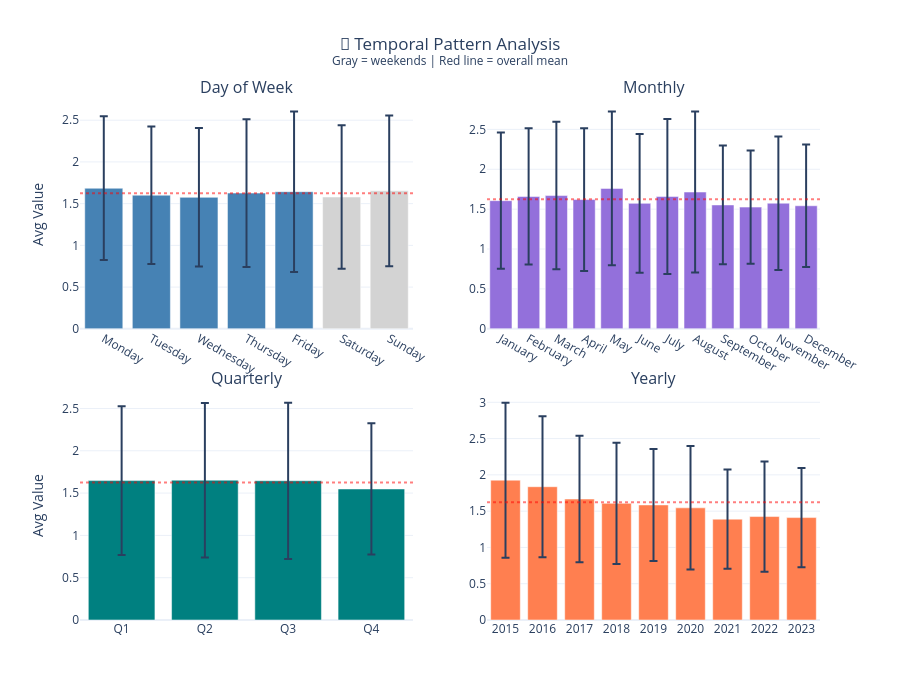

Here is the notebook cell this chart was saved with:
### Markdown cell above
## 1c.6 Seasonality Detection

**📖 Understanding Seasonality:**
- **Weekly** (period=7): Higher activity on certain days
- **Monthly** (period~30): End-of-month patterns, billing cycles
- **Quarterly** (period~90): Business cycles, seasonal products

**📊 Interpreting Strength (Autocorrelation):**

Strength measures how well values at a given lag correlate with current values.

| Strength | Interpretation | Random Data Baseline |
|----------|----------------|---------------------|
| 0.0 | No pattern (random noise) | ≈ 0.0 |
| 0.1–0.3 | Weak pattern | Barely above random |
| 0.3–0.5 | Moderate pattern | 3–5× lift over random |
| 0.5–0.7 | Strong pattern | Clear repeating cycle |
| > 0.7 | Very strong pattern | Near-deterministic cycle |

*Lift interpretation: A strength of 0.4 means the pattern explains ~40% of variance at that lag, vs ~0% for random data.*

**🎯 Window-Aligned Pattern Detection:**

We check two types of patterns:
- **Natural periods** (7, 14, 21, 30 days): Calendar-driven cycles
- **Aggregation windows** (from findings): Patterns at your selected feature windows (e.g., 180d, 365d)

If a pattern aligns with your aggregation window, features computed over that window may capture the full cycle — consider this when interpreting aggregated features.

**Impact on ML:**
- Add day-of-week, month features for detected periods
- Consider seasonal decomposition for strong patterns
- Use cyclical encodings (sin/cos) for neural networks

### Code cell
# Seasonality Analysis - Temporal Pattern Grid + Autocorrelation

# Prepare temporal columns
daily_data["day_of_week"] = daily_data[TIME_COLUMN].dt.day_name()
daily_data["month"] = daily_data[TIME_COLUMN].dt.month_name()
daily_data["quarter"] = "Q" + daily_data[TIME_COLUMN].dt.quarter.astype(str)
daily_data["year"] = daily_data[TIME_COLUMN].dt.year.astype(str)

dow_order = ["Monday", "Tuesday", "Wednesday", "Thursday", "Friday", "Saturday", "Sunday"]
month_order = ["January", "February", "March", "April", "May", "June", "July", "August", "September", "October", "November", "December"]
daily_data["day_of_week"] = native_pd.Categorical(daily_data["day_of_week"], categories=[d for d in dow_order if d in daily_data["day_of_week"].to_numpy()], ordered=True)
daily_data["month"] = native_pd.Categorical(daily_data["month"], categories=[m for m in month_order if m in daily_data["month"].to_numpy()], ordered=True)
daily_data["quarter"] = native_pd.Categorical(daily_data["quarter"], categories=[q for q in ["Q1","Q2","Q3","Q4"] if q in daily_data["quarter"].to_numpy()], ordered=True)

# Compute statistics
dow_stats_mean = daily_data.groupby("day_of_week", observed=True)[analysis_col].mean().reset_index().rename(columns={analysis_col: "mean"})
dow_stats_std = daily_data.groupby("day_of_week", observed=True)[analysis_col].std().reset_index().rename(columns={analysis_col: "std"})
dow_stats = dow_stats_mean.merge(dow_stats_std, on="day_of_week")
monthly_stats_mean = daily_data.groupby("month", observed=True)[analysis_col].mean().reset_index().rename(columns={analysis_col: "mean"})
monthly_stats_std = daily_data.groupby("month", observed=True)[analysis_col].std().reset_index().rename(columns={analysis_col: "std"})
monthly_stats = monthly_stats_mean.merge(monthly_stats_std, on="month")
quarterly_stats_mean = daily_data.groupby("quarter", observed=True)[analysis_col].mean().reset_index().rename(columns={analysis_col: "mean"})
quarterly_stats_std = daily_data.groupby("quarter", observed=True)[analysis_col].std().reset_index().rename(columns={analysis_col: "std"})
quarterly_stats = quarterly_stats_mean.merge(quarterly_stats_std, on="quarter")
yearly_stats_mean = daily_data.groupby("year", observed=True)[analysis_col].mean().reset_index().rename(columns={analysis_col: "mean"})
yearly_stats_std = daily_data.groupby("year", observed=True)[analysis_col].std().reset_index().rename(columns={analysis_col: "std"})
yearly_stats = yearly_stats_mean.merge(yearly_stats_std, on="year")
overall_mean = daily_data[analysis_col].mean()

# Get aggregation window lags for seasonality detection
window_lags = []
if findings.time_series_metadata and findings.time_series_metadata.suggested_aggregations:
    for w in findings.time_series_metadata.suggested_aggregations:
        if w != "all_time":
            days = int(w.replace("d", "").replace("h", "")) if "d" in w else int(w.replace("h", "")) // 24
            if days > 30:
                window_lags.append(days)

# Run seasonality detection
seasonality_results = analyzer.detect_seasonality(daily_data, value_column=analysis_col, additional_lags=window_lags)

# Create 2x2 visualization grid
fig = make_subplots(rows=2, cols=2, subplot_titles=["Day of Week", "Monthly", "Quarterly", "Yearly"],
                    horizontal_spacing=0.1, vertical_spacing=0.12)

colors_dow = ["lightgray" if d in ["Saturday", "Sunday"] else "steelblue" for d in dow_stats["day_of_week"]]
fig.add_trace(go.Bar(x=dow_stats["day_of_week"], y=dow_stats["mean"], error_y=dict(type="data", array=dow_stats["std"]),
                     marker_color=colors_dow, showlegend=False), row=1, col=1)
fig.add_trace(go.Bar(x=monthly_stats["month"], y=monthly_stats["mean"], error_y=dict(type="data", array=monthly_stats["std"]),
                     marker_color="mediumpurple", showlegend=False), row=1, col=2)
fig.add_trace(go.Bar(x=quarterly_stats["quarter"], y=quarterly_stats["mean"], error_y=dict(type="data", array=quarterly_stats["std"]),
                     marker_color="teal", showlegend=False), row=2, col=1)
fig.add_trace(go.Bar(x=yearly_stats["year"], y=yearly_stats["mean"], error_y=dict(type="data", array=yearly_stats["std"]),
                     marker_color="coral", showlegend=False), row=2, col=2)

for row, col in [(1, 1), (1, 2), (2, 1), (2, 2)]:
    fig.add_hline(y=overall_mean, line_dash="dot", line_color="red", opacity=0.5, row=row, col=col)

fig.update_layout(title={"text": "📅 Temporal Pattern Analysis<br><sup>Gray = weekends | Red line = overall mean</sup>",
                         "x": 0.5, "xanchor": "center"}, template="plotly_white", height=700)
fig.update_yaxes(title_text="Avg Value", row=1, col=1)
fig.update_yaxes(title_text="Avg Value", row=2, col=1)
display_figure(fig)

# Combined Pattern Analysis
print("📊 SEASONALITY & TEMPORAL PATTERN ANALYSIS")
print("="*60)

# Variation analysis
def calc_var(stats): return (stats["mean"].max() - stats["mean"].min()) / overall_mean * 100 if len(stats) > 1 else 0
variations = {"day_of_week": calc_var(dow_stats), "month": calc_var(monthly_stats),
              "quarter": calc_var(quarterly_stats), "year": calc_var(yearly_stats)}

print("\n📈 Pattern Variation (% from mean):")
print(f"   Day of Week: {variations['day_of_week']:.1f}%")
print(f"   Monthly:     {variations['month']:.1f}%")
print(f"   Quarterly:   {variations['quarter']:.1f}%")
print(f"   Yearly:      {variations['year']:.1f}%")

# Autocorrelation seasonality
print("\n🔁 Autocorrelation Seasonality (threshold > 0.3):")
if seasonality_results:
    for sr in seasonality_results:
        strength = "Strong" if sr.strength > 0.5 else "Moderate"
        aligned = " [aggregation window]" if sr.period in window_lags else ""
        print(f"   • {sr.period_name or f'{sr.period}d'}: {sr.strength:.3f} ({strength}){aligned}")
else:
    print("   No significant autocorrelation patterns detected")

# Generate recommendations
SEASONALITY_RECOMMENDATIONS = []
for pattern, var_pct in variations.items():
    priority = "high" if var_pct > 20 else "medium" if var_pct > 10 else "low"

    if pattern == "day_of_week" and var_pct > 10:
        SEASONALITY_RECOMMENDATIONS.append({"pattern": pattern, "variation": var_pct, "priority": priority,
            "features": ["dow_sin", "dow_cos", "is_weekend"], "reason": f"{var_pct:.1f}% variation - add cyclical encoding"})
    elif pattern == "month" and var_pct > 10:
        SEASONALITY_RECOMMENDATIONS.append({"pattern": pattern, "variation": var_pct, "priority": priority,
            "features": ["month_sin", "month_cos"], "reason": f"{var_pct:.1f}% variation - add cyclical encoding"})
    elif pattern == "quarter" and var_pct > 10:
        SEASONALITY_RECOMMENDATIONS.append({"pattern": pattern, "variation": var_pct, "priority": priority,
            "features": ["quarter_sin", "quarter_cos"], "reason": f"{var_pct:.1f}% variation - add cyclical encoding"})
    elif pattern == "year" and var_pct > 20:
        trend_explains = 'trend_result' in dir() and trend_result.strength > 0.3 and trend_result.has_direction
        if trend_explains:
            SEASONALITY_RECOMMENDATIONS.append({"pattern": pattern, "variation": var_pct, "priority": priority,
                "features": ["year_trend"], "reason": f"{var_pct:.1f}% variation aligned with trend"})
        else:
            SEASONALITY_RECOMMENDATIONS.append({"pattern": pattern, "variation": var_pct, "priority": priority,
                "features": ["year_categorical"], "reason": f"{var_pct:.1f}% variation but NO linear trend - use categorical",
                "warning": "Stepwise changes or non-linear cycles suspected"})

# For autocorrelation-detected patterns
for sr in seasonality_results:
    if sr.period in [7, 14, 21, 30] and sr.strength > 0.3:
        SEASONALITY_RECOMMENDATIONS.append({"pattern": f"{sr.period}d_cycle", "variation": sr.strength * 100,
            "priority": "medium", "features": [f"lag_{sr.period}d_ratio"],
            "reason": f"Autocorrelation {sr.strength:.2f} at {sr.period}d - add lag ratio feature"})

print("\n" + "─"*60)
print("📋 SEASONALITY RECOMMENDATIONS:")
print("─"*60)
if SEASONALITY_RECOMMENDATIONS:
    for rec in SEASONALITY_RECOMMENDATIONS:
        icon = {"high": "🔴", "medium": "🟡", "low": "🟢"}.get(rec["priority"], "⚪")
        print(f"\n{icon} [{rec['priority'].upper()}] {rec['pattern'].replace('_', ' ').title()}")
        print(f"   {rec['reason']}")
        if rec.get("warning"):
            print(f"   ⚠️  {rec['warning']}")
        if rec.get("features"):
            print(f"   → Features: {', '.join(rec['features'])}")
else:
    print("\n   No significant patterns - seasonal features unlikely to help")

TEMPORAL_PATTERN_RECOMMENDATIONS = SEASONALITY_RECOMMENDATIONS

### Figure 1 — Plotly figure (JSON) as saved in the notebook; plotly's stock layout.template omitted (floating-point values rounded to 4 significant figures)
{"data": [{"error_y": {"array": [0.8613, 0.8245, 0.83, 0.8851, 0.9622, 0.8598, 0.9041], "type": "data"}, "marker": {"color": ["steelblue", "steelblue", "steelblue", "steelblue", "steelblue", "lightgray", "lightgray"]}, "showlegend": false, "type": "bar", "x": ["Monday", "Tuesday", "Wednesday", "Thursday", "Friday", "Saturday", "Sunday"], "xaxis": "x", "y": [1.685, 1.601, 1.575, 1.626, 1.643, 1.58, 1.654], "yaxis": "y"}, {"error_y": {"array": [0.8549, 0.8537, 0.9243, 0.8954, 0.9647, 0.8691, 0.9712, 1.01, 0.744, 0.7111, 0.8375, 0.7675], "type": "data"}, "marker": {"color": "mediumpurple"}, "showlegend": false, "type": "bar", "x": ["January", "February", "March", "April", "May", "June", "July", "August", "September", "October", "November", "December"], "xaxis": "x2", "y": [1.606, 1.659, 1.67, 1.62, 1.76, 1.572, 1.659, 1.714, 1.553, 1.525, 1.575, 1.542], "yaxis": "y2"}, {"error_y": {"array": [0.8793, 0.9132, 0.9232, 0.7754], "type": "data"}, "marker": {"color": "teal"}, "showlegend": false, "type": "bar", "x": ["Q1", "Q2", "Q3", "Q4"], "xaxis": "x3", "y": [1.647, 1.652, 1.646, 1.549], "yaxis": "y3"}, {"error_y": {"array": [1.068, 0.9729, 0.8709, 0.8349, 0.7725, 0.8509, 0.6825, 0.7598, 0.684], "type": "data"}, "marker": {"color": "coral"}, "showlegend": false, "type": "bar", "x": ["2015", "2016", "2017", "2018", "2019", "2020", "2021", "2022", "2023"], "xaxis": "x4", "y": [1.927, 1.837, 1.667, 1.607, 1.586, 1.545, 1.39, 1.426, 1.411], "yaxis": "y4"}], "layout": {"annotations": [{"font": {"size": 16}, "showarrow": false, "text": "Day of Week", "x": 0.225, "xanchor": "center", "xref": "paper", "y": 1.0, "yanchor": "bottom", "yref": "paper"}, {"font": {"size": 16}, "showarrow": false, "text": "Monthly", "x": 0.775, "xanchor": "center", "xref": "paper", "y": 1.0, "yanchor": "bottom", "yref": "paper"}, {"font": {"size": 16}, "showarrow": false, "text": "Quarterly", "x": 0.225, "xanchor": "center", "xref": "paper", "y": 0.44, "yanchor": "bottom", "yref": "paper"}, {"font": {"size": 16}, "showarrow": false, "text": "Yearly", "x": 0.775, "xanchor": "center", "xref": "paper", "y": 0.44, "yanchor": "bottom", "yref": "paper"}], "height": 700, "shapes": [{"line": {"color": "red", "dash": "dot"}, "opacity": 0.5, "type": "line", "x0": 0, "x1": 1, "xref": "x domain", "y0": 1.624, "y1": 1.624, "yref": "y"}, {"line": {"color": "red", "dash": "dot"}, "opacity": 0.5, "type": "line", "x0": 0, "x1": 1, "xref": "x2 domain", "y0": 1.624, "y1": 1.624, "yref": "y2"}, {"line": {"color": "red", "dash": "dot"}, "opacity": 0.5, "type": "line", "x0": 0, "x1": 1, "xref": "x3 domain", "y0": 1.624, "y1": 1.624, "yref": "y3"}, {"line": {"color": "red", "dash": "dot"}, "opacity": 0.5, "type": "line", "x0": 0, "x1": 1, "xref": "x4 domain", "y0": 1.624, "y1": 1.624, "yref": "y4"}], "title": {"text": "📅 Temporal Pattern Analysis<br><sup>Gray = weekends | Red line = overall mean</sup>", "x": 0.5, "xanchor": "center"}, "xaxis": {"anchor": "y", "domain": [0.0, 0.45]}, "xaxis2": {"anchor": "y2", "domain": [0.55, 1.0]}, "xaxis3": {"anchor": "y3", "domain": [0.0, 0.45]}, "xaxis4": {"anchor": "y4", "domain": [0.55, 1.0]}, "yaxis": {"anchor": "x", "domain": [0.56, 1.0], "title": {"text": "Avg Value"}}, "yaxis2": {"anchor": "x2", "domain": [0.56, 1.0]}, "yaxis3": {"anchor": "x3", "domain": [0.0, 0.44], "title": {"text": "Avg Value"}}, "yaxis4": {"anchor": "x4", "domain": [0.0, 0.44]}}}
